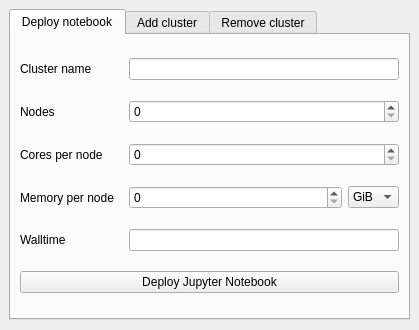
<?xml version="1.0" encoding="UTF-8"?>
<ui version="4.0">
 <class>GUI</class>
 <widget class="QWidget" name="GUI">
  <property name="geometry">
   <rect>
    <x>0</x>
    <y>0</y>
    <width>419</width>
    <height>330</height>
   </rect>
  </property>
  <property name="windowTitle">
   <string>Idact GUI</string>
  </property>
  <widget class="QTabWidget" name="tabWidget">
   <property name="geometry">
    <rect>
     <x>9</x>
     <y>9</y>
     <width>401</width>
     <height>311</height>
    </rect>
   </property>
   <property name="currentIndex">
    <number>0</number>
   </property>
   <widget class="QWidget" name="deploy_notebook_tab">
    <attribute name="title">
     <string>Deploy notebook</string>
    </attribute>
    <layout class="QGridLayout" name="gridLayout_2">
     <item row="7" column="0" colspan="4">
      <widget class="QPushButton" name="deploy_button">
       <property name="text">
        <string>Deploy Jupyter Notebook</string>
       </property>
      </widget>
     </item>
     <item row="4" column="0">
      <widget class="QLabel" name="memory_label">
       <property name="text">
        <string>Memory per node</string>
       </property>
      </widget>
     </item>
     <item row="0" column="0">
      <widget class="QLabel" name="cluster_name_deployn_label">
       <property name="text">
        <string>Cluster name</string>
       </property>
      </widget>
     </item>
     <item row="1" column="0">
      <widget class="QLabel" name="nodes_label">
       <property name="text">
        <string>Nodes</string>
       </property>
      </widget>
     </item>
     <item row="2" column="0">
      <widget class="QLabel" name="cores_label">
       <property name="text">
        <string>Cores per node</string>
       </property>
      </widget>
     </item>
     <item row="6" column="0">
      <widget class="QLabel" name="walltime_label">
       <property name="maximumSize">
        <size>
         <width>139</width>
         <height>16777215</height>
        </size>
       </property>
       <property name="text">
        <string>Walltime</string>
       </property>
      </widget>
     </item>
     <item row="4" column="3">
      <widget class="QComboBox" name="memory_unit_box">
       <property name="sizePolicy">
        <sizepolicy hsizetype="Fixed" vsizetype="Fixed">
         <horstretch>0</horstretch>
         <verstretch>0</verstretch>
        </sizepolicy>
       </property>
       <item>
        <property name="text">
         <string>GiB</string>
        </property>
       </item>
       <item>
        <property name="text">
         <string>MiB</string>
        </property>
       </item>
       <item>
        <property name="text">
         <string>TiB</string>
        </property>
       </item>
       <item>
        <property name="text">
         <string>PiB</string>
        </property>
       </item>
      </widget>
     </item>
     <item row="2" column="1" colspan="3">
      <widget class="QSpinBox" name="cores_edit"/>
     </item>
     <item row="1" column="1" colspan="3">
      <widget class="QSpinBox" name="nodes_edit"/>
     </item>
     <item row="0" column="1" colspan="3">
      <widget class="QLineEdit" name="cluster_name_deployn_edit"/>
     </item>
     <item row="6" column="1" colspan="3">
      <widget class="QLineEdit" name="walltime_edit"/>
     </item>
     <item row="4" column="1" colspan="2">
      <widget class="QSpinBox" name="memory_edit"/>
     </item>
    </layout>
   </widget>
   <widget class="QWidget" name="add_cluster_tab">
    <attribute name="title">
     <string>Add cluster</string>
    </attribute>
    <layout class="QGridLayout" name="gridLayout_3">
     <item row="6" column="2">
      <widget class="QComboBox" name="key_type_box">
       <item>
        <property name="text">
         <string>RSA_KEY</string>
        </property>
       </item>
      </widget>
     </item>
     <item row="0" column="2">
      <widget class="QLineEdit" name="cluster_name_addc_edit"/>
     </item>
     <item row="5" column="2">
      <widget class="QComboBox" name="auth_method_box">
       <item>
        <property name="text">
         <string>PUBLIC_KEY</string>
        </property>
       </item>
       <item>
        <property name="text">
         <string>ASK_EVERYTIME</string>
        </property>
       </item>
      </widget>
     </item>
     <item row="4" column="2">
      <widget class="QSpinBox" name="port_edit"/>
     </item>
     <item row="6" column="1">
      <widget class="QLabel" name="key_type_label">
       <property name="text">
        <string>Key type</string>
       </property>
      </widget>
     </item>
     <item row="0" column="1">
      <widget class="QLabel" name="cluster_name_addc_label">
       <property name="text">
        <string>Cluster name</string>
       </property>
      </widget>
     </item>
     <item row="1" column="1">
      <widget class="QLabel" name="host_label">
       <property name="text">
        <string>Host</string>
       </property>
      </widget>
     </item>
     <item row="4" column="1">
      <widget class="QLabel" name="port_label">
       <property name="text">
        <string>Port</string>
       </property>
      </widget>
     </item>
     <item row="2" column="1">
      <widget class="QLabel" name="user_label">
       <property name="text">
        <string>User</string>
       </property>
      </widget>
     </item>
     <item row="5" column="1">
      <widget class="QLabel" name="auth_method_label">
       <property name="text">
        <string>Authentication Method</string>
       </property>
      </widget>
     </item>
     <item row="7" column="1" colspan="2">
      <widget class="QPushButton" name="add_cluster_button">
       <property name="text">
        <string>Add cluster</string>
       </property>
      </widget>
     </item>
     <item row="1" column="2">
      <widget class="QLineEdit" name="host_edit"/>
     </item>
     <item row="2" column="2">
      <widget class="QLineEdit" name="user_edit"/>
     </item>
    </layout>
   </widget>
   <widget class="QWidget" name="remove_cluster_tab">
    <attribute name="title">
     <string>Remove cluster</string>
    </attribute>
    <layout class="QGridLayout" name="gridLayout_4">
     <item row="0" column="1">
      <widget class="QLineEdit" name="cluster_name_removec_edit"/>
     </item>
     <item row="0" column="0">
      <widget class="QLabel" name="cluster_name_removec_label">
       <property name="text">
        <string>Cluster name</string>
       </property>
      </widget>
     </item>
     <item row="1" column="0" colspan="2">
      <widget class="QPushButton" name="remove_cluster_button">
       <property name="text">
        <string>Remove cluster</string>
       </property>
      </widget>
     </item>
    </layout>
   </widget>
  </widget>
 </widget>
 <tabstops>
  <tabstop>cluster_name_deployn_edit</tabstop>
  <tabstop>nodes_edit</tabstop>
  <tabstop>cores_edit</tabstop>
  <tabstop>memory_edit</tabstop>
  <tabstop>walltime_edit</tabstop>
  <tabstop>memory_unit_box</tabstop>
  <tabstop>deploy_button</tabstop>
  <tabstop>tabWidget</tabstop>
  <tabstop>cluster_name_addc_edit</tabstop>
  <tabstop>host_edit</tabstop>
  <tabstop>user_edit</tabstop>
  <tabstop>port_edit</tabstop>
  <tabstop>auth_method_box</tabstop>
  <tabstop>key_type_box</tabstop>
  <tabstop>add_cluster_button</tabstop>
  <tabstop>cluster_name_removec_edit</tabstop>
  <tabstop>remove_cluster_button</tabstop>
 </tabstops>
 <resources/>
 <connections/>
</ui>
